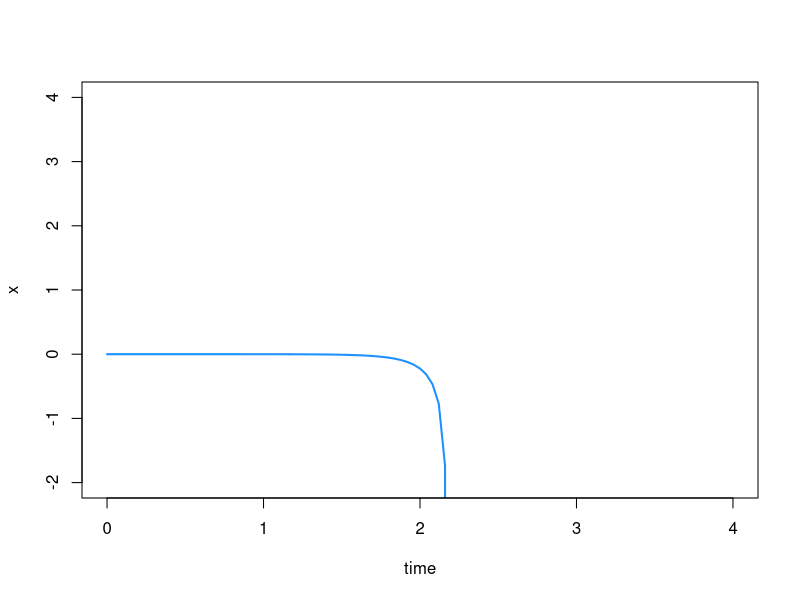

Recreate this plot in R.
## ---- chunk 1
#knitr::opts_chunk$set(echo = TRUE)
#source("draw_matrix.R")
## ---- chunk 2
library(deSolve)
parms <- c()
my.atol <- c(1e-06)
times <- c(0:100)/25
sdiffeqns <- function(t, s, parms) {
sd1 <- 3 * s[1] * (s[1] - 1) * (s[1] - 2)
list(c(sd1))
}
initconds <- c(0 - 1e-06) # just below 0
out0m <- lsoda(initconds, times, sdiffeqns, rtol = 1e-10, atol = my.atol)
plot(out0m, xlab = "time", ylab = "x", main = "", col = "dodgerblue",
lty = 1, lwd = 2, ylim = c(-2, 4), xlim = c(0, 4))
